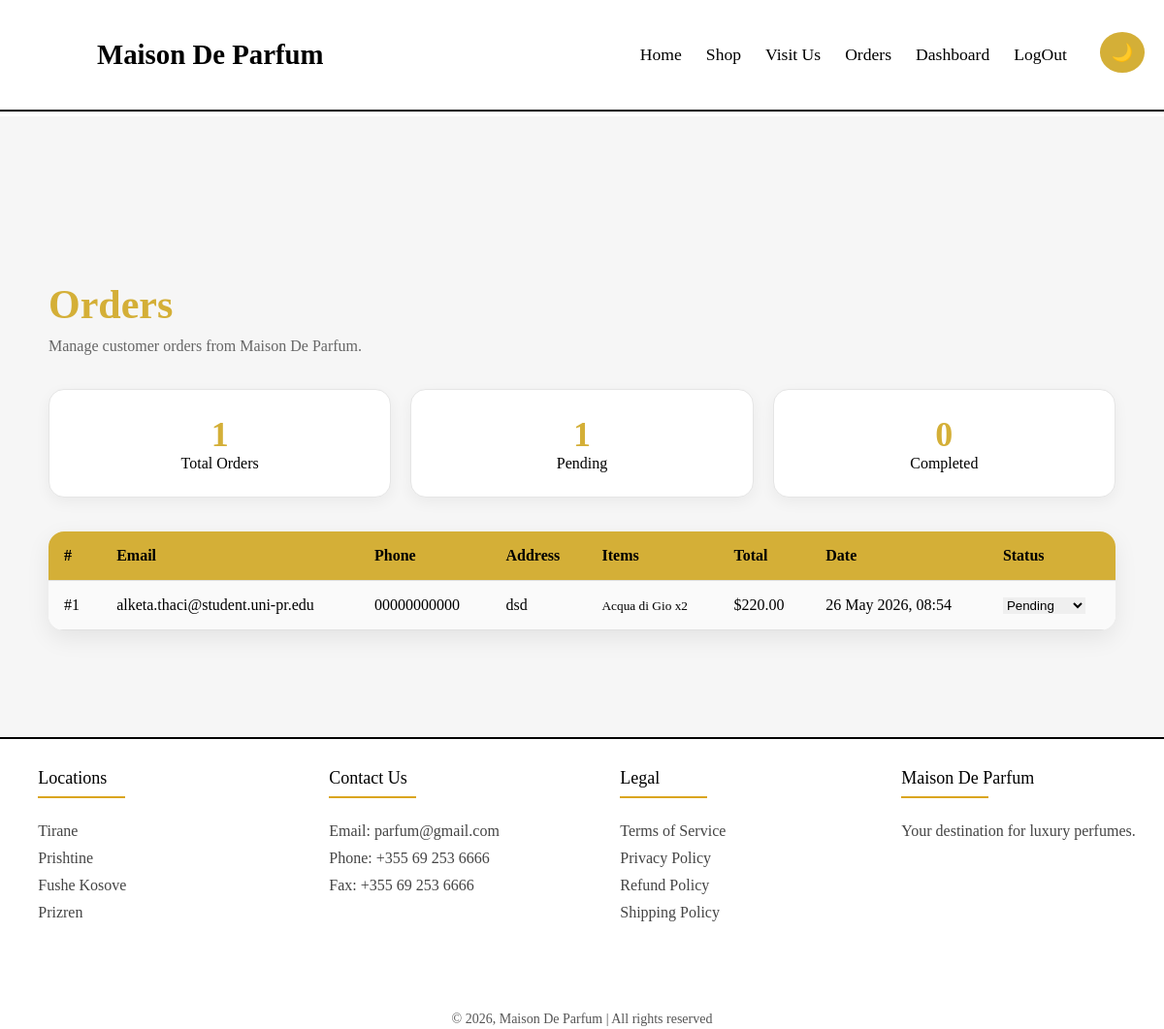
The app's page /pages/orders.php (signed in) with its own data.
### tables this page shows
CREATE TABLE `orders` (
  `id` int NOT NULL,
  `user_id` int DEFAULT NULL,
  `email` varchar(255) NOT NULL,
  `phone` varchar(50) NOT NULL,
  `address` text NOT NULL,
  `total` decimal(10,2) NOT NULL,
  `items` text NOT NULL,
  `status` enum('pending','completed','cancelled') DEFAULT 'pending',
  `created_at` timestamp NULL DEFAULT CURRENT_TIMESTAMP
);

### pages/orders.php (the view, shortened to what this page needs)
<?php
include '../includes/header.php';
include '../includes/navbar.php';
require_once '../includes/db.php';
$result = $conn->query("SELECT * FROM orders ORDER BY created_at DESC");
$orders = $result->fetch_all(MYSQLI_ASSOC);
$total     = count($orders);
$pending   = count(array_filter($orders, fn($o) => $o["status"] === "pending"));
$completed = count(array_filter($orders, fn($o) => $o["status"] === "completed"));
?>
<link rel="stylesheet" href="../assets/css/orders.css">
<main class="orders-page">
    <div class="orders-container">
        <h1>Orders</h1>
        <p>Manage customer orders from Maison De Parfum.</p>
        <div class="orders-stats">
            <div class="order-stat-card">
                <h2><?php echo $total; ?></h2>
                <p>Total Orders</p>
            </div>
            <div class="order-stat-card">
                <h2><?php echo $pending; ?></h2>
                <p>Pending</p>
            </div>
            <div class="order-stat-card">
                <h2><?php echo $completed; ?></h2>
                <p>Completed</p>
            </div>
        </div>
        <table class="order-table">
            <tr>
                <th>#</th>
                <th>Email</th>
                <th>Phone</th>
                <th>Address</th>
                <th>Items</th>
                <th>Total</th>
                <th>Date</th>
                <th>Status</th>
            </tr>
            <?php if (empty($orders)): ?>
                <tr>
                    <td colspan="8" style="text-align:center; padding: 20px; color: #aaa;">
                        No orders yet.
                    </td>
                </tr>
            <?php else: ?>
                <?php foreach ($orders as $order): ?>
                    <?php $items = json_decode($order["items"], true); ?>
                    <tr>
                        <td>#<?php echo $order["id"]; ?></td>
                        <td><?php echo htmlspecialchars($order["email"]); ?></td>
                        <td><?php echo htmlspecialchars($order["phone"]); ?></td>
                        <td><?php echo htmlspecialchars($order["address"]); ?></td>
                        <td>
                            <?php foreach ($items as $item): ?>
                                <small>
                                    <?php echo htmlspecialchars($item["name"]); ?>
                                    x<?php echo (int)$item["qty"]; ?>
                                </small><br>
                            <?php endforeach; ?>
                        </td>
                        <td>$<?php echo number_format($order["total"], 2); ?></td>
                        <td><?php echo date("d M Y, H:i", strtotime($order["created_at"])); ?></td>
                        <td>
                            <form method="POST" action="orders.php">
                                <select name="status" onchange="this.form.submit()" class="status-select status-<?php echo $order['status']; ?>">
                                    <option value="pending"   <?php echo $order["status"] === "pending"   ? "selected" : ""; ?>>Pending</option>
                                </select>
                            </form>
                        </td>
                    </tr>
                <?php endforeach; ?>
            <?php endif; ?>
        </table>
    </div>
</main>
<?php include '../includes/footer.php'; ?>

### assets/css/style.css (style rules this page uses)
* { box-sizing: border-box; padding: 0; margin: 0; border: none; outline: none; }
html { height: 100%; scroll-behavior: smooth; }
body { min-height: 100vh; display: flex; flex-direction: column; background-color: #ffffff; color: #000; }
body, .card, .about-home, .why, .testimonials, .newsletter { transition: all 0.3s ease; }

### assets/css/orders.css (style rules this page uses)
.orders-page { padding: 170px 40px 70px; min-height: 80vh; background: #050505; color: white; }
.orders-container { max-width: 1100px; margin: 0 auto; }
.orders-container h1 { color: #d4af37; font-size: 42px; margin-bottom: 10px; }
.orders-container > p { color: #ccc; margin-bottom: 35px; }
.orders-stats { display: flex; gap: 20px; flex-wrap: wrap; margin-bottom: 35px; }
.order-stat-card { flex: 1; min-width: 220px; background: #111; border: 1px solid rgba(212, 175, 55, 0.35); border-radius: 16px; padding: 25px; text-align: center; }
.order-stat-card h2 { color: #d4af37; font-size: 36px; }
.order-table { width: 100%; border-collapse: collapse; background: #111; border-radius: 16px; overflow: hidden; box-shadow: 0 10px 30px rgba(0,0,0,0.4); }
.order-table th, .order-table td { padding: 16px; border-bottom: 1px solid #333; text-align: left; }
.order-table th { background: #d4af37; color: black; }
body:not(.dark) .orders-page { background: #f6f6f6; color: #000; }
body:not(.dark) .orders-container > p { color: #666; }
body:not(.dark) .order-stat-card { background: #ffffff; border: 1px solid #e5e5e5; color: #000; box-shadow: 0 5px 15px rgba(0,0,0,0.05); }
body:not(.dark) .order-table { background: #ffffff; box-shadow: 0 8px 25px rgba(0,0,0,0.08); }
body:not(.dark) .order-table th { background: #d4af37; color: #000; }
body:not(.dark) .order-table tr:nth-child(even) { background: #fafafa; }
body:not(.dark) .order-table th, body:not(.dark) .order-table td { border-bottom: 1px solid #e0e0e0; color: #000; }

### records on screen
orders: status "1", status "0", id "1", email "alketa.thaci@student.uni-pr.edu", phone "00000000000", address "dsd", name "Acqua di Gio", qty "2", total "220.00", created_at "26 May 2026, 08:54", status "Pending"

### other values on screen
$total "1"
